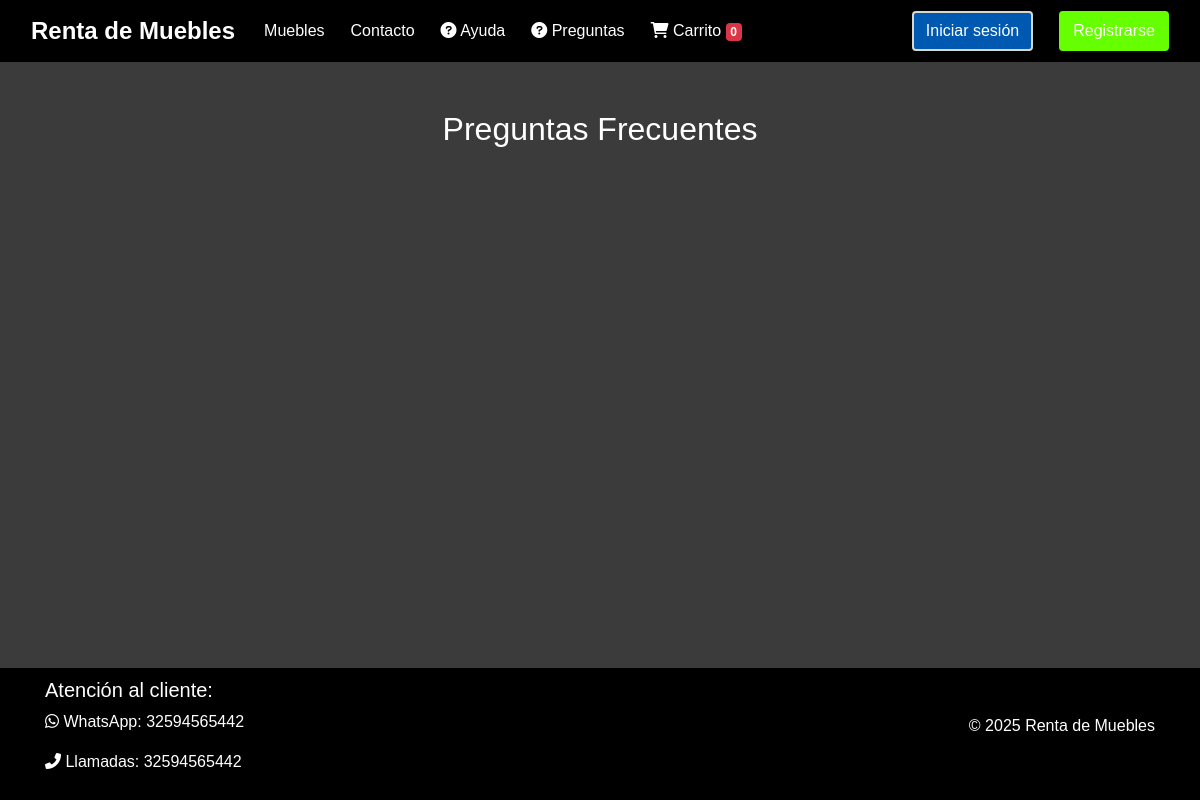
Before: /ayuda/faq/ with the older database file.
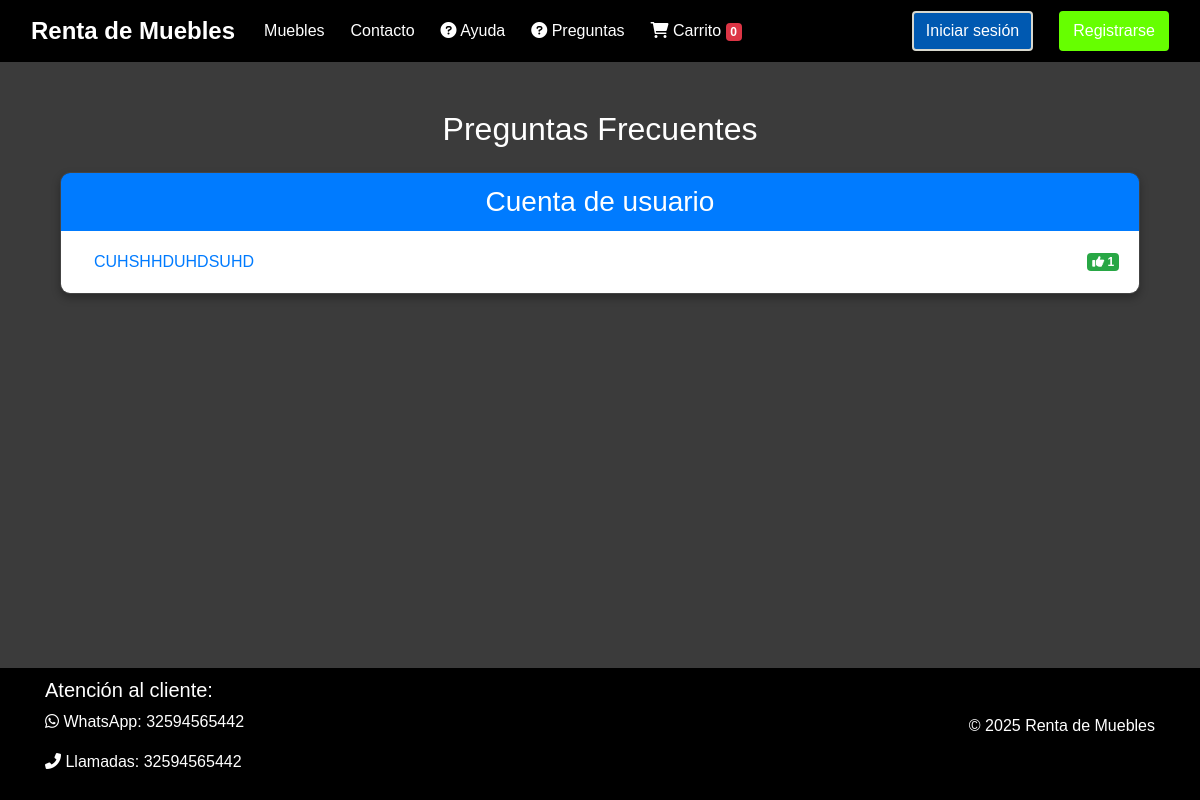
After: the same page with the newer database file.
### muebles/models.py (models this page shows, shortened)
class FAQ(models.Model):
    CATEGORIAS = [
        ('CUENTA', 'Cuenta de usuario'),
        ('PAGOS', 'Pagos y facturación'),
        ('ENTREGAS', 'Entregas y logística'),
        ('MUEBLES', 'Productos y muebles'),
        ('SISTEMA', 'Sistema y mantenimiento'),
        ('OTROS', 'Otros'),
    ]
    pregunta = models.CharField(max_length=200)
    respuesta = models.TextField()
    categoria = models.CharField(max_length=50, choices=CATEGORIAS)
    votos = models.PositiveIntegerField(default=0)
    activo = models.BooleanField(default=True)
    fecha_creacion = models.DateTimeField(auto_now_add=True)
    fecha_actualizacion = models.DateTimeField(auto_now=True)
    class Meta:
        ordering = ['categoria', '-votos']  # Ordenamos por categoría y luego por votos descendentes
        verbose_name = 'Pregunta frecuente'
        verbose_name_plural = 'Preguntas frecuentes'

### muebles/views.py (the view)
# urls.py: path('ayuda/faq/', views.faq_lista, name='faq'),
def faq_lista(request):
    faqs = FAQ.objects.filter(activo=True)
    faqs_por_categoria = {}
    for faq in faqs:
        categoria_nombre = faq.get_categoria_display()
        if categoria_nombre not in faqs_por_categoria:
            faqs_por_categoria[categoria_nombre] = []
        faqs_por_categoria[categoria_nombre].append(faq)
    return render(request, 'muebles/ayuda/faq_lista.html', {
        'faqs_por_categoria': faqs_por_categoria
    })

### muebles/templates/muebles/ayuda/faq_lista.html (shortened to what this page needs)
{% extends 'muebles/barnav.html' %}
{% load static %}
{% block contenedor %}
<div class="container mt-4">
    <h2 class="mb-4">Preguntas Frecuentes</h2>
    <div class="accordion" id="faqAccordion">
        {% for categoria, faqs in faqs_por_categoria.items %}
        <div class="card mb-3">
            <div class="card-header bg-primary text-white">
                <h3 class="mb-0">{{ categoria }}</h3>
            </div>
            <div class="list-group list-group-flush">
                {% for faq in faqs %}
                <div class="list-group-item">
                    <div class="d-flex justify-content-between align-items-center">
                        <button class="btn btn-link text-left w-100" type="button" data-toggle="collapse"
                                data-target="#faq{{ faq.id }}" aria-expanded="false">
                            {{ faq.pregunta }}
                        </button>
                        <a href="{% url 'votar_faq' faq.id %}" class="badge badge-success ml-2">
                            <i class="fas fa-thumbs-up"></i> {{ faq.votos }}
                        </a>
                    </div>
                </div>
                {% endfor %}
            </div>
        </div>
        {% endfor %}
    </div>
</div>
{% endblock %}

Changed rows visible on the page:
added FAQ: categoria "Cuenta de usuario", pregunta "CUHSHHDUHDSUHD", votos "1"
